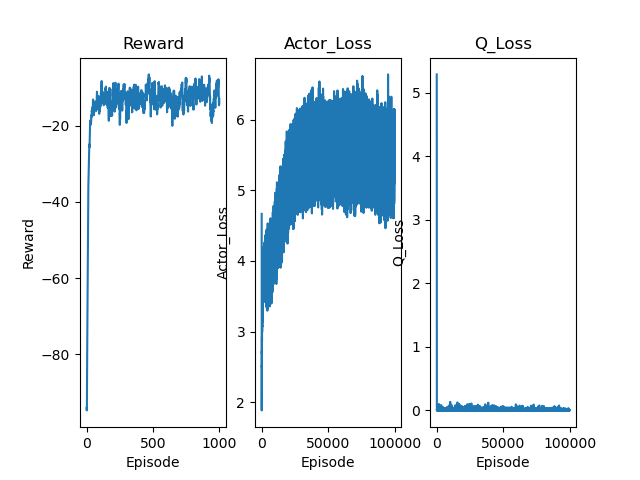

Write the Python code that produced this figure.
import torch
import torch.nn as nn
import torch.optim as optim
import numpy as np
import random
from collections import deque
import gymnasium as gym
import torch.nn.functional as F
import matplotlib.pyplot as plt
import gymnasium_robotics
import pandas as pd
import tqdm

# 设备选择
device = torch.device("cuda" if torch.cuda.is_available() else "cpu")
actor_loss_list = []
critic_loss_list = []
success = []

# SAC 需要的温度系数
LOG_ALPHA = torch.tensor(np.log(0.1), requires_grad=True, device=device)
ALPHA_OPTIMIZER = optim.Adam([LOG_ALPHA], lr=3e-4)
TARGET_ENTROPY = -4  # 目标熵值：action dim 的负值

def get_alpha():
    return LOG_ALPHA.exp()


# 经验回放池
class ReplayBuffer:
    def __init__(self, buffer_size):
        self.buffer = deque(maxlen=buffer_size)

    def add(self, experience):
        self.buffer.append(experience)

    def sample(self, batch_size):
        return random.sample(self.buffer, batch_size)

    def size(self):
        return len(self.buffer)


# SAC Actor（使用高斯策略）
class Actor(nn.Module):
    def __init__(self, state_dim, action_dim, hidden_dim, max_action):
        super(Actor, self).__init__()
        self.fc1 = nn.Linear(state_dim, hidden_dim)
        self.ln1 = nn.LayerNorm(hidden_dim)
        self.fc2 = nn.Linear(hidden_dim, hidden_dim)
        self.ln2 = nn.LayerNorm(hidden_dim)
        self.fc3 = nn.Linear(hidden_dim, hidden_dim)
        self.ln3 = nn.LayerNorm(hidden_dim)
        self.mean = nn.Linear(hidden_dim, action_dim)
        self.log_std = nn.Linear(hidden_dim, action_dim)
        self.max_action = max_action

        # 初始化权重
        nn.init.xavier_uniform_(self.fc1.weight)
        nn.init.xavier_uniform_(self.fc2.weight)
        nn.init.xavier_uniform_(self.fc3.weight)
        nn.init.xavier_uniform_(self.mean.weight)
        nn.init.xavier_uniform_(self.log_std.weight)
        self.log_std.bias.data.fill_(0)  # 初始化为较小的标准差

    def forward(self, state):
        x = F.relu(self.ln1(self.fc1(state)))
        x = F.relu(self.ln2(self.fc2(x)))
        x = F.relu(self.ln3(self.fc3(x)))
        mean = self.mean(x)
        log_std = self.log_std(x).clamp(-20, 2)  # 限制log_std的范围
        std = log_std.exp()
        return mean, std

    def sample(self, state):
        mean, std = self.forward(state)
        normal = torch.distributions.Normal(mean, std)
        z = normal.rsample()  # 重参数化采样

        # 使用tanh压缩到[-1,1]范围
        action = torch.tanh(z) * self.max_action

        # 计算log概率，考虑tanh变换的雅可比行列式
        log_prob = normal.log_prob(z) - torch.log(1 - action.pow(2) + 1e-6)
        return action, log_prob.sum(dim=-1, keepdim=True)


# Critic 网络
class Critic(nn.Module):
    def __init__(self, state_dim, action_dim, hidden_dim):
        super(Critic, self).__init__()
        # Q1 网络
        self.fc1_q1 = nn.Linear(state_dim + action_dim, hidden_dim)
        self.ln1_q1 = nn.LayerNorm(hidden_dim)
        self.fc2_q1 = nn.Linear(hidden_dim, hidden_dim)
        self.ln2_q1 = nn.LayerNorm(hidden_dim)
        self.fc3_q1 = nn.Linear(hidden_dim, hidden_dim)
        self.ln3_q1 = nn.LayerNorm(hidden_dim)
        self.q1_out = nn.Linear(hidden_dim, 1)

        # Q2 网络
        self.fc1_q2 = nn.Linear(state_dim + action_dim, hidden_dim)
        self.ln1_q2 = nn.LayerNorm(hidden_dim)
        self.fc2_q2 = nn.Linear(hidden_dim, hidden_dim)
        self.ln2_q2 = nn.LayerNorm(hidden_dim)
        self.fc3_q2 = nn.Linear(hidden_dim, hidden_dim)
        self.ln3_q2 = nn.LayerNorm(hidden_dim)
        self.q2_out = nn.Linear(hidden_dim, 1)

        # 初始化权重
        for layer in [self.fc1_q1, self.fc2_q1, self.fc3_q1, self.q1_out,
                      self.fc1_q2, self.fc2_q2, self.fc3_q2, self.q2_out]:
            nn.init.xavier_uniform_(layer.weight)

    def forward(self, state, action):
        sa = torch.cat([state, action], dim=1)

        # Q1
        x1 = F.relu(self.ln1_q1(self.fc1_q1(sa)))
        x1 = F.relu(self.ln2_q1(self.fc2_q1(x1)))
        x1 = F.relu(self.ln3_q1(self.fc3_q1(x1)))
        q1 = self.q1_out(x1)

        # Q2
        x2 = F.relu(self.ln1_q2(self.fc1_q2(sa)))
        x2 = F.relu(self.ln2_q2(self.fc2_q2(x2)))
        x2 = F.relu(self.ln3_q2(self.fc3_q2(x2)))
        q2 = self.q2_out(x2)

        return q1, q2

# SAC 训练器
class SAC:
    def __init__(self, state_dim, action_dim, hidden_dim, actor_lr, critic_lr, max_action):
        self.actor = Actor(state_dim, action_dim, hidden_dim, max_action).to(device)
        self.critic = Critic(state_dim, action_dim, hidden_dim).to(device)
        self.target_critic = Critic(state_dim, action_dim, hidden_dim).to(device)
        self.target_critic.load_state_dict(self.critic.state_dict())

        self.actor_optimizer = optim.Adam(self.actor.parameters(), lr=actor_lr)
        self.critic_optimizer = optim.Adam(self.critic.parameters(), lr=critic_lr)

        self.memory = ReplayBuffer(100000)
        self.gamma = 0.98
        self.tau = 0.005
        self.batch_size = 256

    def take_action(self, state):
        state = torch.tensor(state, dtype=torch.float32).to(device).unsqueeze(0)
        action, _ = self.actor.sample(state)
        return action.cpu().detach().numpy().flatten()

    def update(self):
        if self.memory.size() < self.batch_size:
            return

        batch = self.memory.sample(self.batch_size)
        states, actions, rewards, next_states, dones = zip(*batch)

        states = torch.tensor(np.array(states), dtype=torch.float32).to(device)
        actions = torch.tensor(np.array(actions), dtype=torch.float32).to(device)
        rewards = np.clip(np.array(rewards), -1, 1)
        rewards = torch.tensor(rewards, dtype=torch.float32).unsqueeze(1).to(device)
        next_states = torch.tensor(np.array(next_states), dtype=torch.float32).to(device)
        dones = torch.tensor(np.array(dones), dtype=torch.float32).unsqueeze(1).to(device)

        # 计算目标 Q 值
        with torch.no_grad():
            next_actions, next_log_probs = self.actor.sample(next_states)
            q1_target, q2_target = self.target_critic(next_states, next_actions)
            q_target = rewards + self.gamma * (1 - dones) * (
                        torch.min(q1_target, q2_target) - get_alpha() * next_log_probs)

        # 计算当前 Q 值
        q1, q2 = self.critic(states, actions)
        critic_loss = torch.mean(F.smooth_l1_loss(q1, q_target) + F.smooth_l1_loss(q2, q_target))

        self.critic_optimizer.zero_grad()
        critic_loss_list.append(critic_loss.item())
        critic_loss.backward()
        # 梯度裁剪，防止梯度爆炸
        torch.nn.utils.clip_grad_norm_(self.critic.parameters(), 1.0)
        self.critic_optimizer.step()

        # 计算 Actor 损失
        new_actions, log_probs = self.actor.sample(states)
        q1_new, q2_new = self.critic(states, new_actions)
        actor_loss = (get_alpha() * log_probs - torch.min(q1_new, q2_new)).mean()   # -(-get_alpha() * log_probs)

        self.actor_optimizer.zero_grad()
        actor_loss_list.append(actor_loss.item())
        actor_loss.backward()
        torch.nn.utils.clip_grad_norm_(self.actor.parameters(), 1.0)
        self.actor_optimizer.step()

        # 更新 alpha（熵项）
        alpha_loss = -(get_alpha() * (log_probs.detach() + TARGET_ENTROPY)).mean()
        ALPHA_OPTIMIZER.zero_grad()
        alpha_loss.backward()
        ALPHA_OPTIMIZER.step()

        # 软更新目标网络
        for param, target_param in zip(self.critic.parameters(), self.target_critic.parameters()):
            target_param.data.copy_(self.tau * param.data + (1 - self.tau) * target_param.data)


gym.register_envs(gymnasium_robotics)
env = gym.make('FetchReachDense-v3', max_episode_steps=100)

torch.manual_seed(0)
state_size = 6
action_size = 4
max_action = 1
hidden_size = 256
Actor_lr = 1e-3
DQN_lr = 1e-3
episodes = 1000
reward_list = []

agent = SAC(state_size, action_size, hidden_size, DQN_lr, Actor_lr, max_action)

for e in tqdm.tqdm(range(episodes)):
    state = env.reset()[0]
    state = np.concatenate([
        state['observation'][:3],
        state['achieved_goal'] - state['desired_goal']
    ])

    truncated = False
    total_reward = 0
    while not truncated:
        action = agent.take_action(state)  # 选择动作
        next_state, reward, done, truncated, info = env.step(action)
        next_state = np.concatenate([
            next_state['observation'][:3],
            next_state['achieved_goal'] - next_state['desired_goal']
        ])
        agent.memory.add([state, action, reward, next_state, done])
        agent.update()
        state = next_state
        total_reward += reward

    success.append(info.get('is_success', 0))
    reward_list.append(total_reward)
    print(f"Episode {e}: Reward = {total_reward}, Success = {success[-1]}")


def smooth(data, weight=0.9):
    smoothed = []
    last = data[0]
    for point in data:
        smoothed_val = last * weight + (1 - weight) * point
        smoothed.append(smoothed_val)
        last = smoothed_val
    return smoothed

reward_list = smooth(reward_list, 0.8)
df = pd.DataFrame(list(zip(reward_list, actor_loss_list, critic_loss_list, success)), columns=['reward', 'actor_loss', 'q_loss', 'success'])
df.to_csv('SAC_FetchReach.csv', index=False)

torch.save(agent.actor.state_dict(), 'SAC_FetchReach.pth')
plt.subplot(1, 3, 1)
plt.plot(reward_list)
plt.xlabel("Episode")
plt.ylabel("Reward")
plt.title("Reward")
plt.subplot(1, 3, 2)
plt.plot(actor_loss_list)
plt.xlabel("Episode")
plt.ylabel("Actor_Loss")
plt.title("Actor_Loss")
plt.subplot(1, 3, 3)
plt.plot(critic_loss_list)
plt.xlabel("Episode")
plt.ylabel("Q_Loss")
plt.title("Q_Loss")
plt.savefig('SAC_FetchReach.png')
plt.show()
env.close()
